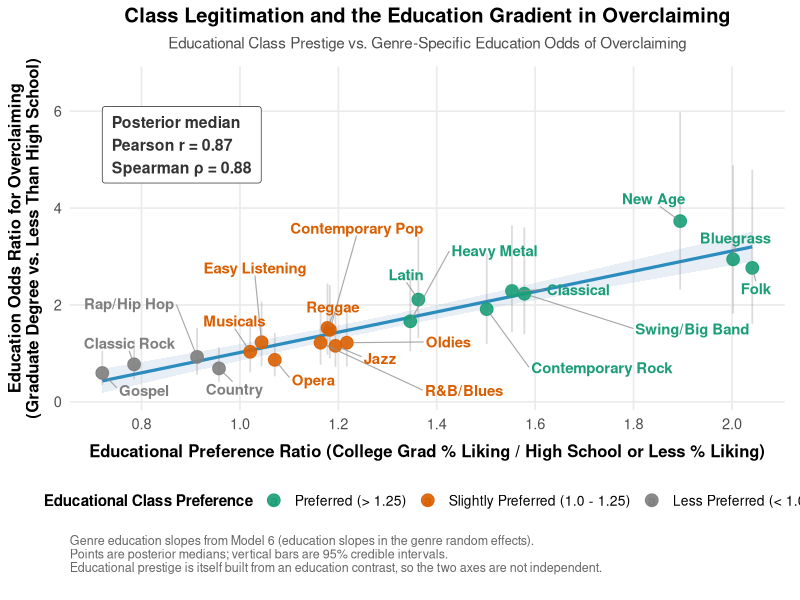

The R script that drew this image:
#' @title Figure 8 preview: education-by-genre overclaiming odds against prestige
#' @description Companion to Figure 7, using Model 6 (education slopes in the
#'   genre random effects) instead of Model 4 (arts slopes). For each genre the
#'   plot pairs the genre-specific education slope for overclaiming, expressed
#'   as an odds ratio across the full six-category range of education, with the
#'   genre's educational prestige (College Preference Ratio). Styled to match
#'   Figure 7: posterior medians with 95% credible intervals on the odds ratio.
#'
#'   Read from cache, not from the fit: cache/m6_educ_genre_slopes.csv holds the
#'   posterior medians and 95% bounds produced by
#'   Scripts/main/check_education_prestige_correlation.R, so this script runs in seconds and
#'   needs no fit in memory.
#'
#'   Note on interpretation: educational prestige is itself built from an
#'   education contrast, so the two axes share the education variable. Read the
#'   correlation as describing how tightly education slopes follow the prestige
#'   ordering, not as an independent causal test.
#'
#'   Output: Plots/fig8_educ_prestige_vs_odds.png

library(ggplot2)
library(ggrepel)
library(dplyr)

slopes <- read.csv("cache/m6_educ_genre_slopes.csv", stringsAsFactors = FALSE)
stopifnot(nrow(slopes) == 20)

# educ2 enters as a linear term over six ordered categories, so the full-range
# contrast is five steps (less than high school to graduate degree).
n_steps <- 5

d <- slopes %>%
  mutate(
    odds_ratio = exp(educ_slope_med * n_steps),
    or_lo = exp(educ_slope_lo * n_steps),
    or_hi = exp(educ_slope_hi * n_steps),
    pref_cat = case_when(
      ratio_col < 1.0 ~ "Less Preferred (< 1.0)",
      ratio_col >= 1.0 & ratio_col <= 1.25 ~ "Slightly Preferred (1.0 - 1.25)",
      ratio_col > 1.25 ~ "Preferred (> 1.25)"
    ),
    pref_cat = factor(
      pref_cat,
      levels = c("Preferred (> 1.25)", "Slightly Preferred (1.0 - 1.25)", "Less Preferred (< 1.0)")
    )
  )

pref_colors <- c(
  "Preferred (> 1.25)"              = "#1b9e77",
  "Slightly Preferred (1.0 - 1.25)" = "#d95f02",
  "Less Preferred (< 1.0)"          = "gray50"
)

# Annotate with the draw-level posterior correlations, so the figure reports the
# same quantity as the text rather than a correlation of point medians.
cor_tab <- read.csv("cache/m6_educ_prestige_correlations.csv", stringsAsFactors = FALSE)
r_prestige_or <- cor_tab$Median[cor_tab$Statistic == "Pearson r (education slope vs prestige)"]
rho_prestige_or <- cor_tab$Median[cor_tab$Statistic == "Spearman rho (education slope vs prestige)"]

p <- ggplot(d, aes(x = ratio_col, y = odds_ratio)) +
  geom_smooth(method = "lm", color = "#2b8cbe", fill = "#a6bddb", alpha = 0.25, linewidth = 1.1) +
  geom_errorbar(
    aes(ymin = or_lo, ymax = or_hi),
    width = 0, linewidth = 0.6, color = "gray45", alpha = 0.25
  ) +
  geom_point(aes(color = pref_cat), size = 4, alpha = 0.9) +
  geom_text_repel(
    aes(label = genre_name, color = pref_cat),
    size = 3.8, fontface = "bold",
    box.padding = 0.7, point.padding = 0.5,
    force = 18, force_pull = 0.2,
    max.overlaps = Inf, min.segment.length = 0,
    segment.color = "gray55", segment.size = 0.4, segment.alpha = 0.75,
    seed = 42
  ) +
  scale_color_manual(values = pref_colors, name = "Educational Class Preference") +
  annotate(
    "label",
    x = min(d$ratio_col), y = max(d$or_hi) * 1.02,
    label = sprintf("Posterior median\nPearson r = %.2f\nSpearman \u03c1 = %.2f", r_prestige_or, rho_prestige_or),
    hjust = 0, vjust = 1, size = 4, fontface = "bold",
    fill = "white", color = "gray20", label.padding = unit(0.5, "lines")
  ) +
  scale_x_continuous(breaks = seq(0.6, 2.2, by = 0.2)) +
  scale_y_continuous(expand = expansion(mult = c(0.06, 0.14))) +
  theme_minimal(base_size = 13) +
  theme(
    plot.title = element_text(face = "bold", size = 14.5, hjust = 0.5),
    plot.subtitle = element_text(size = 11, hjust = 0.5, color = "gray30", margin = margin(b = 10)),
    plot.caption = element_text(size = 9, color = "gray40", hjust = 0, margin = margin(t = 10)),
    axis.title.x = element_text(face = "bold", size = 12, margin = margin(t = 8)),
    axis.title.y = element_text(face = "bold", size = 12, margin = margin(r = 8)),
    axis.text = element_text(size = 10.5),
    legend.position = "bottom",
    legend.title = element_text(face = "bold", size = 11),
    legend.text = element_text(size = 10),
    panel.grid.minor = element_blank(),
    plot.margin = margin(t = 5.5, r = 11, b = 18, l = 5.5)
  ) +
  labs(
    title = "Class Legitimation and the Education Gradient in Overclaiming",
    subtitle = "Educational Class Prestige vs. Genre-Specific Education Odds of Overclaiming",
    x = "Educational Preference Ratio (College Grad % Liking / High School or Less % Liking)",
    y = "Education Odds Ratio for Overclaiming\n(Graduate Degree vs. Less Than High School)",
    caption = paste(
      "Genre education slopes from Model 6 (education slopes in the genre random effects).",
      "Points are posterior medians; vertical bars are 95% credible intervals.",
      "Educational prestige is itself built from an education contrast, so the two axes are not independent.",
      sep = "\n"
    )
  )

dir.create("Plots", showWarnings = FALSE)
ggsave("Plots/fig8_educ_prestige_vs_odds.png", p, width = 9.5, height = 7, dpi = 300, bg = "white")
cat("Saved Plots/fig8_educ_prestige_vs_odds.png\n")
print(d[, c("genre_name", "ratio_col", "odds_ratio", "or_lo", "or_hi", "pref_cat")])
